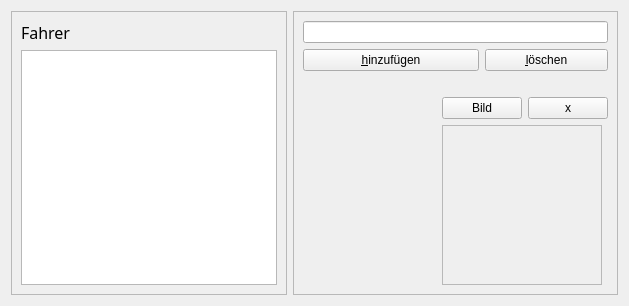
     <widget class="QWidget" name="tabDriver" >
      <attribute name="title" >
       <string>Fahrer</string>
      </attribute>
      <layout class="QGridLayout" >
       <item row="0" column="0" >
        <widget class="QFrame" name="frame_5" >
         <property name="frameShape" >
          <enum>QFrame::StyledPanel</enum>
         </property>
         <property name="frameShadow" >
          <enum>QFrame::Raised</enum>
         </property>
         <layout class="QVBoxLayout" >
          <item>
           <widget class="QLabel" name="label" >
            <property name="font" >
             <font>
              <family>Sans Serif</family>
              <pointsize>12</pointsize>
              <weight>50</weight>
              <italic>false</italic>
              <bold>false</bold>
              <underline>false</underline>
              <strikeout>false</strikeout>
             </font>
            </property>
            <property name="text" >
             <string>Fahrer</string>
            </property>
            <property name="scaledContents" >
             <bool>true</bool>
            </property>
           </widget>
          </item>
          <item>
           <widget class="QListWidget" name="listWidgetDriver" />
          </item>
         </layout>
        </widget>
       </item>
       <item row="0" column="1" >
        <widget class="QFrame" name="frame_6" >
         <property name="frameShape" >
          <enum>QFrame::StyledPanel</enum>
         </property>
         <property name="frameShadow" >
          <enum>QFrame::Raised</enum>
         </property>
         <layout class="QGridLayout" >
          <item row="0" column="0" colspan="4" >
           <widget class="QLineEdit" name="lineEditDriver" />
          </item>
          <item row="1" column="0" colspan="2" >
           <widget class="QPushButton" name="pushButtonAddDriver" >
            <property name="text" >
             <string>&amp;hinzufügen</string>
            </property>
            <property name="shortcut" >
             <string>Alt+H</string>
            </property>
           </widget>
          </item>
          <item row="1" column="2" colspan="2" >
           <widget class="QPushButton" name="pushButtonDelDriver" >
            <property name="text" >
             <string>&amp;löschen</string>
            </property>
            <property name="shortcut" >
             <string>Alt+I</string>
            </property>
           </widget>
          </item>
          <item row="2" column="0" colspan="4" >
           <spacer>
            <property name="orientation" >
             <enum>Qt::Vertical</enum>
            </property>
            <property name="sizeHint" >
             <size>
              <width>231</width>
              <height>20</height>
             </size>
            </property>
           </spacer>
          </item>
          <item rowspan="2" row="3" column="0" >
           <spacer>
            <property name="orientation" >
             <enum>Qt::Horizontal</enum>
            </property>
            <property name="sizeHint" >
             <size>
              <width>81</width>
              <height>171</height>
             </size>
            </property>
           </spacer>
          </item>
          <item row="3" column="1" colspan="2" >
           <widget class="QPushButton" name="pushButtonAddImage" >
            <property name="text" >
             <string>Bild</string>
            </property>
            <property name="shortcut" >
             <string>Alt+H</string>
            </property>
           </widget>
          </item>
          <item row="3" column="3" >
           <widget class="QPushButton" name="pushButtonRemoveDriverImage" >
            <property name="text" >
             <string>x</string>
            </property>
            <property name="shortcut" >
             <string>Alt+H</string>
            </property>
           </widget>
          </item>
          <item row="4" column="1" colspan="3" >
           <widget class="QLabel" name="labelDriverImage" >
            <property name="minimumSize" >
             <size>
              <width>160</width>
              <height>160</height>
             </size>
            </property>
            <property name="maximumSize" >
             <size>
              <width>160</width>
              <height>160</height>
             </size>
            </property>
            <property name="frameShape" >
             <enum>QFrame::StyledPanel</enum>
            </property>
            <property name="frameShadow" >
             <enum>QFrame::Sunken</enum>
            </property>
            <property name="text" >
             <string/>
            </property>
           </widget>
          </item>
         </layout>
        </widget>
       </item>
      </layout>
     </widget>
